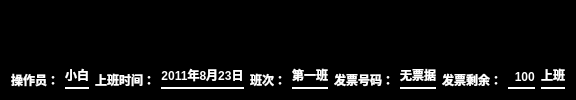
      <widget class="QWidget" name="horizontalWidget" native="true">
       <property name="autoFillBackground">
        <bool>false</bool>
       </property>
       <property name="styleSheet">
        <string notr="true">background-color: rgb(0, 0, 0);
</string>
       </property>
       <layout class="QHBoxLayout" name="horizontalLayout_3">
        <item>
         <widget class="QLabel" name="label_15">
          <property name="minimumSize">
           <size>
            <width>0</width>
            <height>30</height>
           </size>
          </property>
          <property name="font">
           <font>
            <weight>75</weight>
            <bold>true</bold>
           </font>
          </property>
          <property name="styleSheet">
           <string notr="true">
color: rgb(255, 255, 255);</string>
          </property>
          <property name="text">
           <string>操作员：</string>
          </property>
          <property name="alignment">
           <set>Qt::AlignBottom|Qt::AlignRight|Qt::AlignTrailing</set>
          </property>
         </widget>
        </item>
        <item>
         <widget class="QLabel" name="lbOperator">
          <property name="minimumSize">
           <size>
            <width>0</width>
            <height>28</height>
           </size>
          </property>
          <property name="font">
           <font>
            <weight>75</weight>
            <bold>true</bold>
            <underline>false</underline>
           </font>
          </property>
          <property name="styleSheet">
           <string notr="true">border:none;
border-bottom: 2px solid;
border-bottom-color: rgb(255, 255, 255);

color: rgb(255, 255, 255);</string>
          </property>
          <property name="text">
           <string>小白</string>
          </property>
          <property name="alignment">
           <set>Qt::AlignBottom|Qt::AlignHCenter</set>
          </property>
         </widget>
        </item>
        <item>
         <widget class="QLabel" name="label_19">
          <property name="font">
           <font>
            <weight>75</weight>
            <bold>true</bold>
           </font>
          </property>
          <property name="styleSheet">
           <string notr="true">color: rgb(255, 255, 255);</string>
          </property>
          <property name="text">
           <string>上班时间：</string>
          </property>
          <property name="alignment">
           <set>Qt::AlignBottom|Qt::AlignRight|Qt::AlignTrailing</set>
          </property>
         </widget>
        </item>
        <item>
         <widget class="QLabel" name="lbShiftTime">
          <property name="font">
           <font>
            <weight>75</weight>
            <bold>true</bold>
            <underline>false</underline>
           </font>
          </property>
          <property name="styleSheet">
           <string notr="true">border:none;
border-bottom: 2px solid;
border-bottom-color: rgb(255, 255, 255);
color: rgb(255, 255, 255);</string>
          </property>
          <property name="text">
           <string>2011年8月23日</string>
          </property>
          <property name="alignment">
           <set>Qt::AlignBottom|Qt::AlignHCenter</set>
          </property>
         </widget>
        </item>
        <item>
         <widget class="QLabel" name="label_17">
          <property name="font">
           <font>
            <weight>75</weight>
            <bold>true</bold>
           </font>
          </property>
          <property name="styleSheet">
           <string notr="true">color: rgb(255, 255, 255);</string>
          </property>
          <property name="text">
           <string>班次：</string>
          </property>
          <property name="alignment">
           <set>Qt::AlignBottom|Qt::AlignRight|Qt::AlignTrailing</set>
          </property>
         </widget>
        </item>
        <item>
         <widget class="QLabel" name="lbWorkOrder">
          <property name="font">
           <font>
            <weight>75</weight>
            <bold>true</bold>
            <underline>false</underline>
           </font>
          </property>
          <property name="styleSheet">
           <string notr="true">border:none;
border-bottom: 2px solid;
border-bottom-color: rgb(255, 255, 255);

color: rgb(255, 255, 255);</string>
          </property>
          <property name="text">
           <string>第一班</string>
          </property>
          <property name="alignment">
           <set>Qt::AlignBottom|Qt::AlignHCenter</set>
          </property>
         </widget>
        </item>
        <item>
         <widget class="QLabel" name="label_14">
          <property name="font">
           <font>
            <weight>75</weight>
            <bold>true</bold>
           </font>
          </property>
          <property name="styleSheet">
           <string notr="true">color: rgb(255, 255, 255);</string>
          </property>
          <property name="text">
           <string>发票号码：</string>
          </property>
          <property name="alignment">
           <set>Qt::AlignBottom|Qt::AlignRight|Qt::AlignTrailing</set>
          </property>
         </widget>
        </item>
        <item>
         <widget class="QLabel" name="lbInvoiceNumber">
          <property name="font">
           <font>
            <weight>75</weight>
            <bold>true</bold>
            <underline>false</underline>
           </font>
          </property>
          <property name="styleSheet">
           <string notr="true">border:none;
border-bottom: 2px solid;
border-bottom-color: rgb(255, 255, 255);

color: rgb(255, 255, 255);</string>
          </property>
          <property name="text">
           <string>无票据</string>
          </property>
          <property name="alignment">
           <set>Qt::AlignBottom|Qt::AlignHCenter</set>
          </property>
         </widget>
        </item>
        <item>
         <widget class="QLabel" name="label_21">
          <property name="font">
           <font>
            <weight>75</weight>
            <bold>true</bold>
           </font>
          </property>
          <property name="styleSheet">
           <string notr="true">color: rgb(255, 255, 255);</string>
          </property>
          <property name="text">
           <string>发票剩余：</string>
          </property>
          <property name="alignment">
           <set>Qt::AlignBottom|Qt::AlignRight|Qt::AlignTrailing</set>
          </property>
         </widget>
        </item>
        <item>
         <widget class="QLabel" name="lbInvoiceSurplus">
          <property name="font">
           <font>
            <weight>75</weight>
            <bold>true</bold>
            <underline>false</underline>
           </font>
          </property>
          <property name="styleSheet">
           <string notr="true">border:none;
border-bottom: 2px solid;
border-bottom-color: rgb(255, 255, 255);

color: rgb(255, 255, 255);</string>
          </property>
          <property name="text">
           <string>  100</string>
          </property>
          <property name="alignment">
           <set>Qt::AlignBottom|Qt::AlignHCenter</set>
          </property>
         </widget>
        </item>
        <item>
         <widget class="QLabel" name="lbWorkStatus">
          <property name="font">
           <font>
            <weight>75</weight>
            <bold>true</bold>
            <underline>false</underline>
           </font>
          </property>
          <property name="styleSheet">
           <string notr="true">border:none;
border-bottom: 2px solid;
border-bottom-color: rgb(255, 255, 255);

color: rgb(255, 255, 255);</string>
          </property>
          <property name="text">
           <string>上班</string>
          </property>
          <property name="alignment">
           <set>Qt::AlignBottom|Qt::AlignHCenter</set>
          </property>
         </widget>
        </item>
       </layout>
      </widget>
